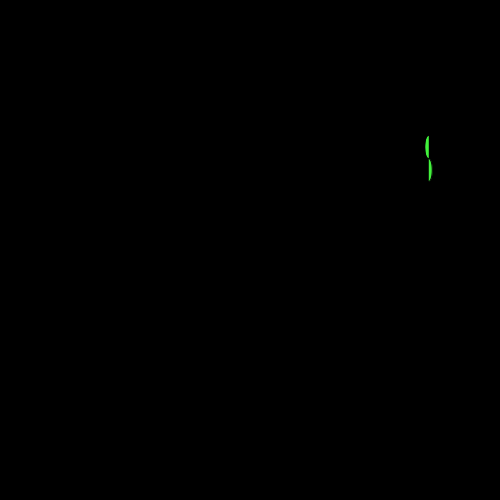
Frame 1 (no input)
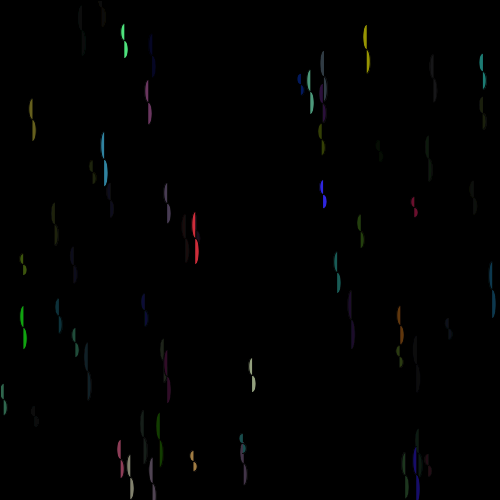
Frame 60 (the mouse pressed at the canvas centre just before this capture)
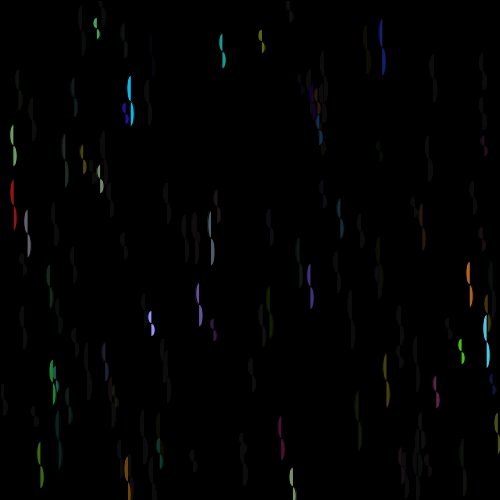
Frame 120 (the mouse held since frame 60 and released just before this capture)

The Processing sketch that drew these frames (run headless with seeded random() and noise(); from frame 60 on, the mouse is pressed at the canvas centre):

// Processing sketch: processing_108064
// ── processing_108064.pde

// weight/pull the curve
float w=5;

void setup()
{
  size(500,500);
  frameRate(30);
  background(0,0,0,255);
}
void draw() {
  fill(0,0,0,10);
  rect(0,0,width,height);
  float d = random(20,60);
  fill(random(255),random(255),random(255));
  yinyang(random(width), random(height),d);
}
void yinyang(float x, float y, float d){
  


  //bottom
  float x1=x;
  float y1=y;
  float x2=x;
  float y2=y+d/2;
  float cx1=x+w;
  float cy1=y1;
  float cx2=x+w;
  float cy2=y2;
  stroke(0);
 bezier(x1,y1,cx1,cy1,cx2,cy2,x2,y2); 
 
 
   //top
  //x1,y1,x2,cy1 left unchanged
  y2=y-d/2;
  cx1=x-w;
  cx2=x-w;
  cy2=y2;
  stroke(0);
  bezier(x1,y1,cx1,cy1,cx2,cy2,x2,y2);
}
void mouseReleased() {
}


void keyPressed(){
 println ("entered keypressed:" + keyCode);
  if(keyCode == RIGHT) {
    w++;
  } else if (keyCode == LEFT){
    w--;
  }
}
